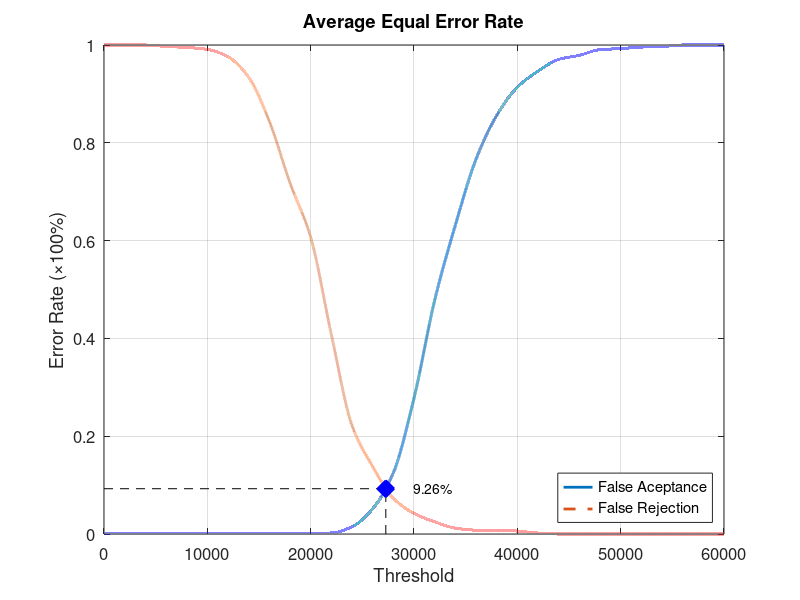
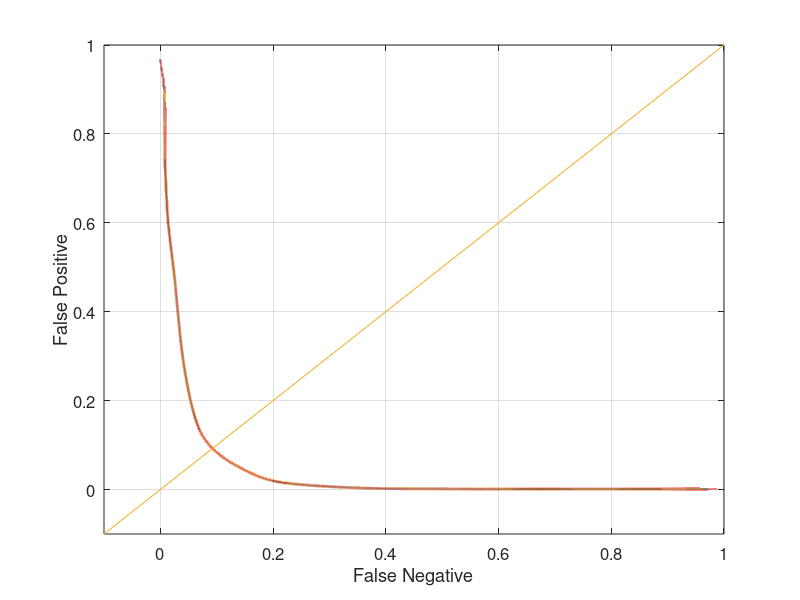

Source code (MATLAB) for these figures, in order:
function yEER = Database2Average
close all;
clear;
clc;
x = 0:2000:60000;
xq = 0:0.5:60000;

y0 = [0 0.00105263 0.00105263 0.00105263 0.00105263 0.00105263 0.00105263 0.00105263 0.00105263 0.00105263 0.00105263 0.00210526 0.0147368 0.051579 0.125263 0.277895 0.477895 0.631579 0.766316 0.855789 0.913684 0.946316 0.970526 0.978947 0.990526 0.992632 0.995789 0.996842 1 1 1];
yy0 = interp1(x, y0, xq, 'pchip');
y1 = [1 1 1 0.997 0.995 0.991 0.976 0.934 0.844 0.718 0.607 0.408 0.222 0.138 0.073 0.042 0.025 0.012 0.008 0.008 0.006 0.002 0 0 0 0 0 0 0 0 0];
yy1 = interp1(x, y1, xq, 'pchip');

% Calculating EER: 
y2 = abs(y0 - y1);
find(y2 == min(y2))
yy2 = abs(yy0 - yy1);
xEER = find(yy2 == min(yy2));
xEERIndex = xq(xEER) % X-axis EER
yEER = yy0(xEER) % Y-axis EER

main = figure
plot(xq, yy0,'-','LineWidth', 2);	hold on
plot(xq, yy1,'--','LineWidth', 2);	hold on
plot([xEERIndex xEERIndex], [0 yEER], 'k--');	hold on
plot([0 xEERIndex], [yEER yEER], 'k--');	hold on
plot(xEERIndex, yEER, 'bx', 'LineWidth', 10);	hold on
text(xEERIndex + 10 * xEERIndex / 100, yEER, [num2str(round((10000 * yEER)) / 100) '%'])
legend('False Aceptance', 'False Rejection', 'Location', 'SouthEast')
xlabel('Threshold')
ylabel('Error Rate (\times100%)')
title('Average Equal Error Rate')
set(gca, 'FontSize', 12)
axis([0 60000 0 1])
grid on

print(main, 'Database2AverageMain', '-dpng');
FNRxFPR = figure('Color', [1 1 1]);
plot(yy1, yy0, '-', yy1, yy0, 'LineWidth', 2);
hold on
y = -0.1:0.1:1
plot(y, y); 
set(gca, 'FontSize', 12)
xlabel('False Negative')
ylabel('False Positive')
axis([-0.1 1 -0.1 1])
set(gca, 'FontSize', 12)
grid on

print(FNRxFPR, 'Database2AverageFNRxFPR','-dpng');
end
